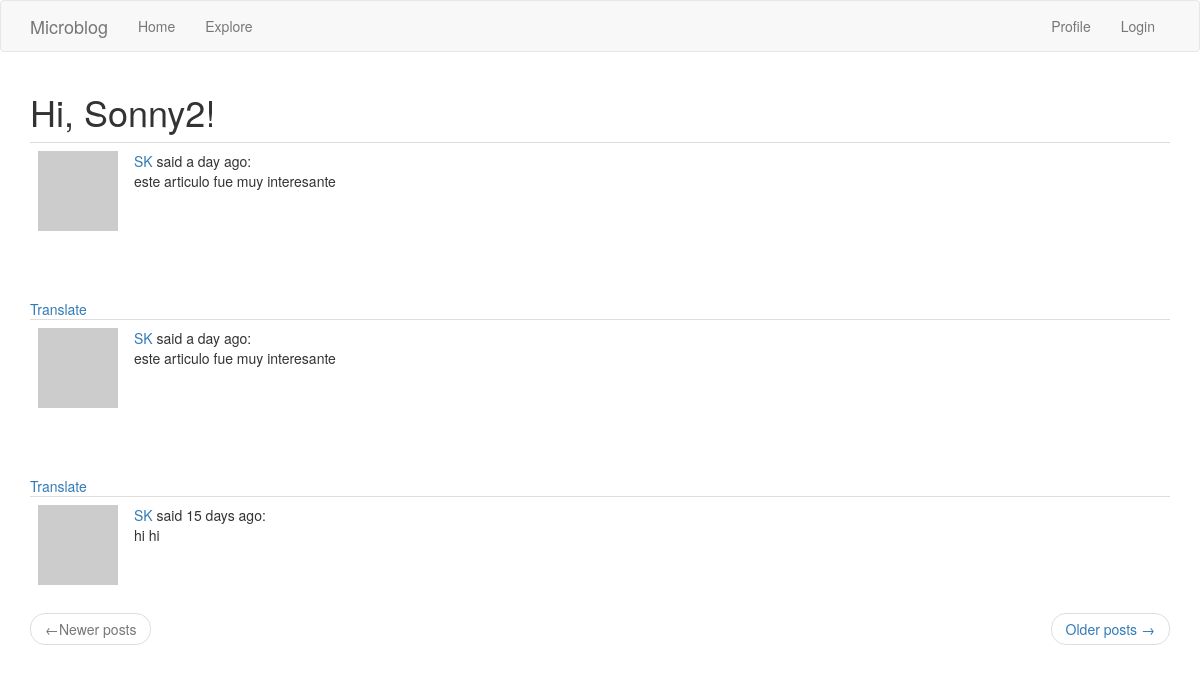
The app's page /explore (signed in), older data.
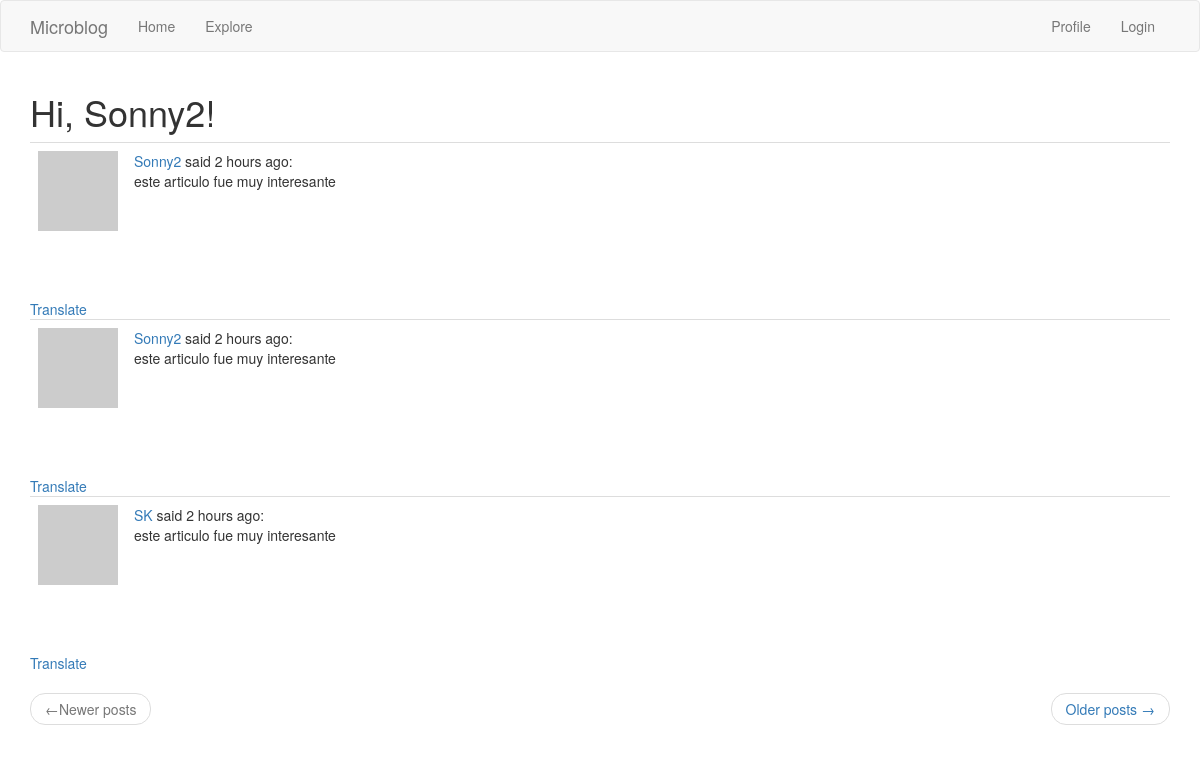
The same page, newer data.
### app/models.py (models this page shows, shortened)
class Post(db.Model):
    id = db.Column(db.Integer, primary_key=True)
    body = db.Column(db.String(140))
    timestamp = db.Column(db.DateTime, index=True, default=datetime.utcnow)
    user_id = db.Column(db.Integer, db.ForeignKey('user.id'))
    language = db.Column(db.String(5))

class User(UserMixin, db.Model):
    id = db.Column(db.Integer, primary_key=True)
    username = db.Column(db.String(64), index=True, unique=True)
    email = db.Column(db.String(120), index=True, unique=True)
    password_hash = db.Column(db.String(128))
    posts = db.relationship('Post',backref='author', lazy='dynamic')
    about_me = db.Column(db.String(140))
    last_seen = db.Column(db.DateTime, default=datetime.utcnow)
    followed = db.relationship(
        'User', secondary=followers,
        primaryjoin=(followers.c.follower_id == id),
        secondaryjoin=(followers.c.followed_id == id),
        backref=db.backref('followers', lazy='dynamic'), lazy='dynamic')
    def avatar(self, size):
        digest = md5(self.email.lower().encode('utf-8')).hexdigest()
        return 'https://www.gravatar.com/avatar/{}?d=identicon&s={}'.format(digest, size)

### app/routes.py (the view)
@app.route('/explore')
@login_required
def explore():
    page=request.args.get('page',1,type=int)
    posts = Post.query.order_by(Post.timestamp.desc()).paginate(page,app.config['POSTS_PER_PAGE'],False)
    next_url = url_for('explore',page=posts.next_num) if posts.has_next else None
    prev_url = url_for('explore', page=posts.prev_num) if posts.has_prev else None
    return render_template('index.html', title='Explore', posts=posts.items, next_url=next_url, prev_url=prev_url)

### app/models.py (called while the page is built)
@login.user_loader
def load_user(id):
    return User.query.get(int(id))

### app/routes.py (called while the page is built)
@app.before_request
def before_request():
    if current_user.is_authenticated:
        current_user.last_seen = datetime.utcnow()
        db.session.commit()
    g.locale = str(get_locale())

### app/templates/index.html (shortened to what this page needs)
{% extends "base.html" %}
{% import 'bootstrap/wtf.html' as wtf %}
{% block app_content %}
    <h1> Hi, {{ current_user.username }}!</h1>
    {% for post in posts %}
        {% include '_post.html' %}
    {% endfor %}
    <nav aria-label="...">
        <ul class="pager">
            <li class="previous{% if not prev_url %} disabled{% endif %}">
                <a href="{{ prev_url or '#' }}">
                    <span aria-hidden="true">&larr;</span>Newer posts
                </a>
            </li>
            <li class="next{% if not next_url %} disabled{% endif %}">
                <a href="{{ next_url or '#' }}">
                    Older posts <span aria-hidden="true">&rarr;</span>
                </a>
            </li>
        </ul>
    </nav>
{% endblock %}

### app/templates/_post.html
<table class="table table-hover">
    <tr>
        <td width="70px">
            <a href="{{ url_for('user', username=post.author.username) }}">
                <img src ="{{ post.author.avatar(70) }}" />
            </a>
        </td>
        <td>
            <a href="{{ url_for('user', username=post.author.username) }}">
                {{ post.author.username }}
            </a>
            said {{ moment(post.timestamp).fromNow() }}: <br>
            <span id = "post{{ post.id }}">{{ post.body }}</span>
        </td>
    </tr>
</table>
{% if post.language and post.language != g.locale%}
<br><br>
<span id= "translation{{ post.id }}">
<a href="javascript:translate(
    '#post{{ post.id }}',
    '#translation{{ post.id }}',
    '{{ post.language }}',
    '{{ g.locale }}');">
    {{ 'Translate' }}</a>
</span>
{% endif %}

Row changes from the older to the newer data that the page shows:
no longer on this page (row unchanged): Post: author.username "SK", timestamp "a day ago", body "este articulo fue muy interesante", value "Translate"
no longer on this page (row unchanged): Post: author.username "SK", timestamp "a day ago", body "este articulo fue muy interesante", value "Translate"
no longer on this page (row unchanged): Post: author.username "SK", timestamp "15 days ago", body "hi hi"
added Post: author.username "Sonny2", timestamp "2 hours ago", body "este articulo fue muy interesante", value "Translate"
added Post: author.username "Sonny2", timestamp "2 hours ago", body "este articulo fue muy interesante", value "Translate"
added Post: author.username "SK", timestamp "2 hours ago", body "este articulo fue muy interesante", value "Translate"
